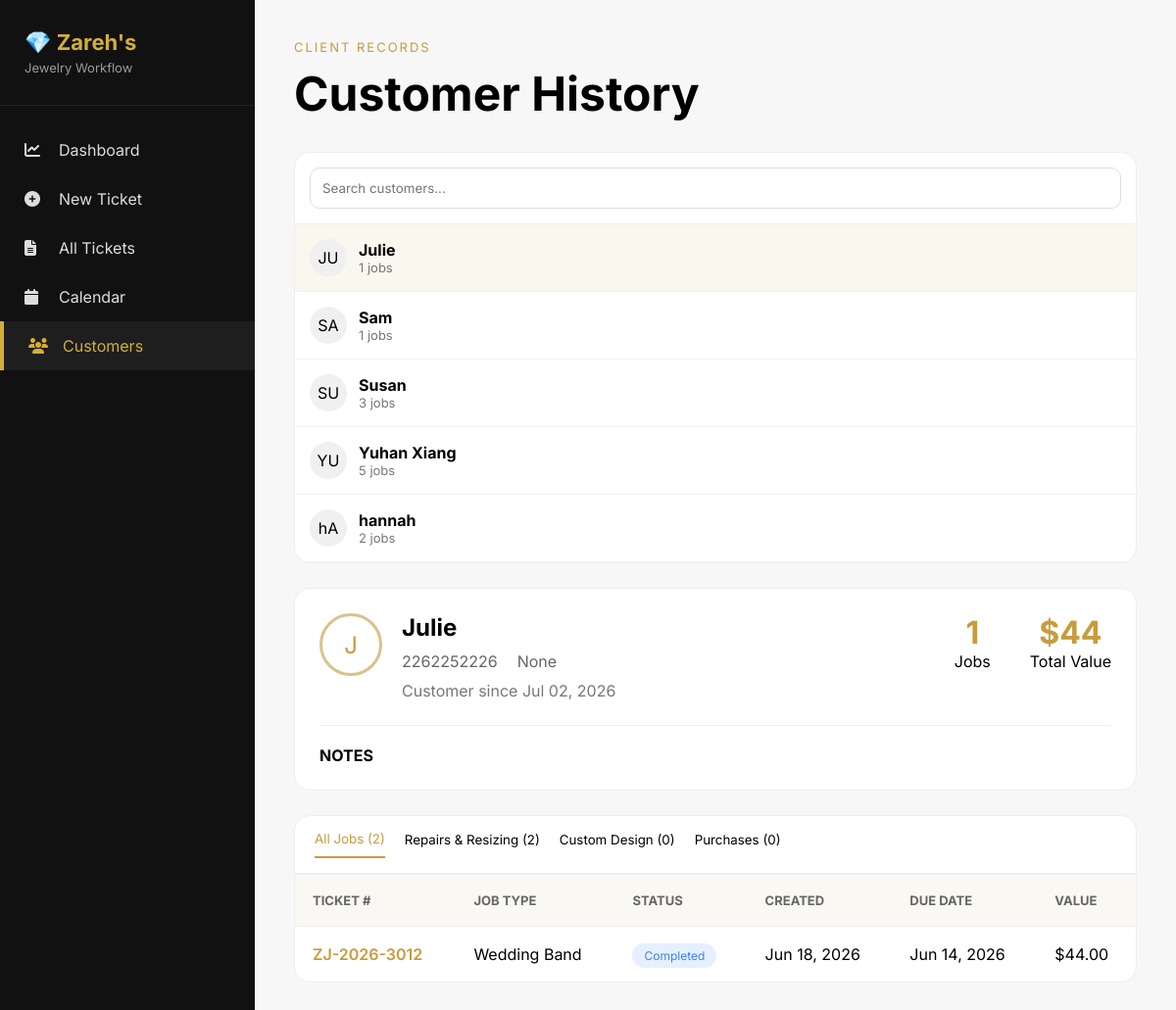
The app's page /customers/ with its own data.
### core/models.py (models this page shows, shortened)
class Customer(models.Model):
    name = models.CharField(max_length=100)
    phone = models.CharField(max_length=20)
    email = models.EmailField(blank=True, null=True)
    note = models.TextField(blank=True)
    created_date = models.DateTimeField(auto_now_add=True)
    class Meta:
        ordering = ["name"]

class Ticket(models.Model):
    ticket_number = models.CharField(
        max_length=20,
        unique=True
    )
    customer = models.ForeignKey(
        Customer,
        on_delete=models.CASCADE,
        related_name="tickets"
    )
    job_type = models.ForeignKey(
        JobType,
        on_delete=models.PROTECT
    )
    status = models.ForeignKey(
        Status,
        on_delete=models.PROTECT
    )
    description = models.TextField()
    created_date = models.DateTimeField(auto_now_add=True)
    due_date = models.DateField()
    price = models.DecimalField(
        max_digits=10,
        decimal_places=2,
        blank=True,
        null=True
    )
    completed_date = models.DateField(
        blank=True,
        null=True
    )

class JobType(models.Model):
    type = models.CharField(max_length=100, unique=True)
    duration = models.PositiveIntegerField(default=7)

class Status(models.Model):
    status = models.CharField(max_length=50, unique=True)
    color = models.CharField(max_length=20, default="#c79c3d")

### core/views.py (the view)
# urls.py: path('customers/', views.customers, name='customers'),
def customers(request):
    customers = Customer.objects.annotate(
        job_count=Count("tickets")
    ).order_by("name")
    customer_id = request.GET.get("customer")
    if customer_id:
        customer = Customer.objects.get(id=customer_id)
    else:
        customer = customers.first()
    tickets = Ticket.objects.filter(
        customer=customer
    ).select_related("status", "job_type").order_by("-created_date")
    total_value = tickets.aggregate(Sum("price"))["price__sum"] or 0
    context = {
        "customers": customers,
        "customer": customer,
        "tickets": tickets,
        "job_count": tickets.count(),
        "total_value": total_value,
    }
    return render(request, "core/customers.html", context)

### core/templates/core/customers.html (shortened to what this page needs)
{% extends 'core/base.html' %}
{% block content %}
<div class="customers-page">
<div class="page-header">
    <p class="page-tag">CLIENT RECORDS</p>
    <h1>Customer History</h1>
</div>
<div class="customers-layout">
    <div class="customer-list-card">
        <div class="search-box">
            <input type="text" placeholder="Search customers...">
        </div>
        <div class="customer-list">
            {% for c in customers %}
<a
href="?customer={{ c.id }}"
class="customer-link"
>
<div class="customer-item {% if customer.id == c.id %}active{% endif %}">
    <div class="avatar">
        {{ c.name|slice:":1" }}{{ c.name|cut:" "|slice:"1:2"|upper }}
    </div>
    <div>
        <strong>{{ c.name }}</strong>
        <p>
            {{ c.job_count }} jobs
        </p>
    </div>
</div>
</a>
{% endfor %}
        </div>
    </div>
    <div class="customer-details">
        <div class="profile-card">
            <div class="profile-top">
                <div class="profile-left">
                    <div class="profile-avatar">
                        {{ customer.name|slice:":1" }}
                    </div>
                    <div>
                        <h2>{{ customer.name }}</h2>
                        <div class="profile-info">
                            <span>{{ customer.phone }}</span>
                            <span>{{ customer.email }}</span>
                        </div>
                        <p class="since">
                            Customer since {{ customer.created_date|date:"M d, Y" }}
                        </p>
                    </div>
                </div>
                <div class="profile-stats">
                    <div>
                        <h3>{{ job_count }}</h3>
                        <p>Jobs</p>
                    </div>
                    <div>
                        <h3>${{ total_value }}</h3>
                        <p>Total Value</p>
                    </div>
                </div>
            </div>
            <div class="notes">
                <h4>NOTES</h4>
            </div>
        </div>
        <div class="jobs-card">
            <div class="tabs">
                <button class="tab active">
                    All Jobs (2)
                </button>
                <button class="tab">
                    Repairs & Resizing (2)
                </button>
                <button class="tab">
                    Custom Design (0)
                </button>
                <button class="tab">
                    Purchases (0)
                </button>
            </div>
            <table class="jobs-table">
                <thead>
                    <tr>
                        <th>TICKET #</th>
                        <th>JOB TYPE</th>
                        <th>STATUS</th>
                        <th>CREATED</th>
                        <th>DUE DATE</th>
                        <th>VALUE</th>
                    </tr>
                </thead>
                <tbody>
{% for ticket in tickets %}
<tr onclick="
    window.location='{% url 'ticket_detail' ticket.id %}'
    "
    class="clickable-row">
<td class="ticket-id">
{{ ticket.ticket_number }}
</td>
<td>
{{ ticket.job_type.type }}
</td>
<td>
<span
class="status"
style="
background:{{ ticket.status.color }}20;
color:{{ ticket.status.color }};
"
>
{{ ticket.status.status }}
</span>
</td>
<td>
{{ ticket.created_date|date:"M d, Y" }}
</td>
<td>
<span
>
{{ ticket.due_date|date:"M d, Y" }}
</span>
</td>
<td>
${{ ticket.price }}
</td>
</tr>
{% empty %}
<tr>
<td colspan="6">
No jobs found.
</td>
</tr>
{% endfor %}
</tbody>
            </table>
        </div>
    </div>
</div>
</div>
{% endblock %}

### core/templates/core/base.html (style rules this page uses)
* { margin:0; padding:0; box-sizing:border-box; font-family:'Inter',sans-serif; }
body { display:flex; min-height:100vh; background:#f7f7f7; }

### core/templates/core/customers.html (style rules this page uses)
.customers-layout { display:grid; grid-template-columns:290px 1fr; gap:25px; }
.page-tag { color:#c79c3d; letter-spacing:2px; font-size:13px; margin-bottom:10px; }
.page-header { margin-bottom:30px; }
.page-header h1 { font-size:48px; }
.customer-list-card, .profile-card, .jobs-card { background:white; border-radius:16px; border:1px solid #eee; overflow:hidden; }
.search-box { padding:15px; border-bottom:1px solid #eee; }
.search-box input { width:100%; padding:12px; border:1px solid #ddd; border-radius:10px; }
.customer-item { display:flex; gap:12px; align-items:center; padding:15px; border-bottom:1px solid #f2f2f2; cursor:pointer; }
.customer-item.active { background:#faf7ef; }
.customer-link { text-decoration:none; color:inherit; }
.avatar { width:38px; height:38px; border-radius:50%; background:#f0f0f0; display:flex; align-items:center; justify-content:center; }
.customer-item p { color:#777; font-size:13px; }
.profile-card { padding:25px; margin-bottom:25px; }
.profile-top { display:flex; justify-content:space-between; flex-wrap:wrap; }
.profile-left { display:flex; gap:20px; }
.profile-avatar { width:64px; height:64px; border-radius:50%; border:3px solid #d9c28a; color:#c79c3d; display:flex; justify-content:center; align-items:center; font-size:24px; }
.profile-info { display:flex; gap:20px; margin-top:10px; color:#666; flex-wrap:wrap; }
.since { color:#777; margin-top:10px; }
.profile-stats { display:flex; gap:40px; text-align:center; }
.profile-stats h3 { color:#c79c3d; font-size:32px; }
.notes { margin-top:25px; border-top:1px solid #eee; padding-top:20px; }
.tabs { display:flex; gap:20px; padding:15px 20px; border-bottom:1px solid #eee; }
.tab { border:none; background:none; padding-bottom:10px; cursor:pointer; }
.tab.active { color:#c79c3d; border-bottom:2px solid #c79c3d; }
.jobs-table { width:100%; border-collapse:collapse; }
.jobs-table th, .jobs-table td { padding:18px; text-align:left; }
.jobs-table th { background:#faf8f2; font-size:13px; color:#666; }
.jobs-table tr { border-top:1px solid #eee; }
.ticket-id { color:#c79c3d; font-weight:600; }
.status { padding:5px 12px; border-radius:20px; font-size:12px; }
.clickable-row { cursor:pointer; transition:.2s; }
@media (max-width:1200px) { .customers-layout { grid-template-columns:1fr; } }

### records on screen
Customer: name "J", name "U", name "Julie", job_count "1", phone "2262252226", email "None", created_date "Jul 02, 2026"
Customer: name "S", name "A", name "Sam", job_count "1"
Customer: name "S", name "U", name "Susan", job_count "3"
Customer: name "Y", name "U", name "Yuhan Xiang", job_count "5"
Customer: name "h", name "A", name "hannah", job_count "2"
Ticket: ticket_number "ZJ-2026-3012", job_type.type "Wedding Band", status.status "Completed", created_date "Jun 18, 2026", due_date "Jun 14, 2026", price "44.00"

### other values on screen
{{ job_count }} "1"
{{ total_value }} "44"
